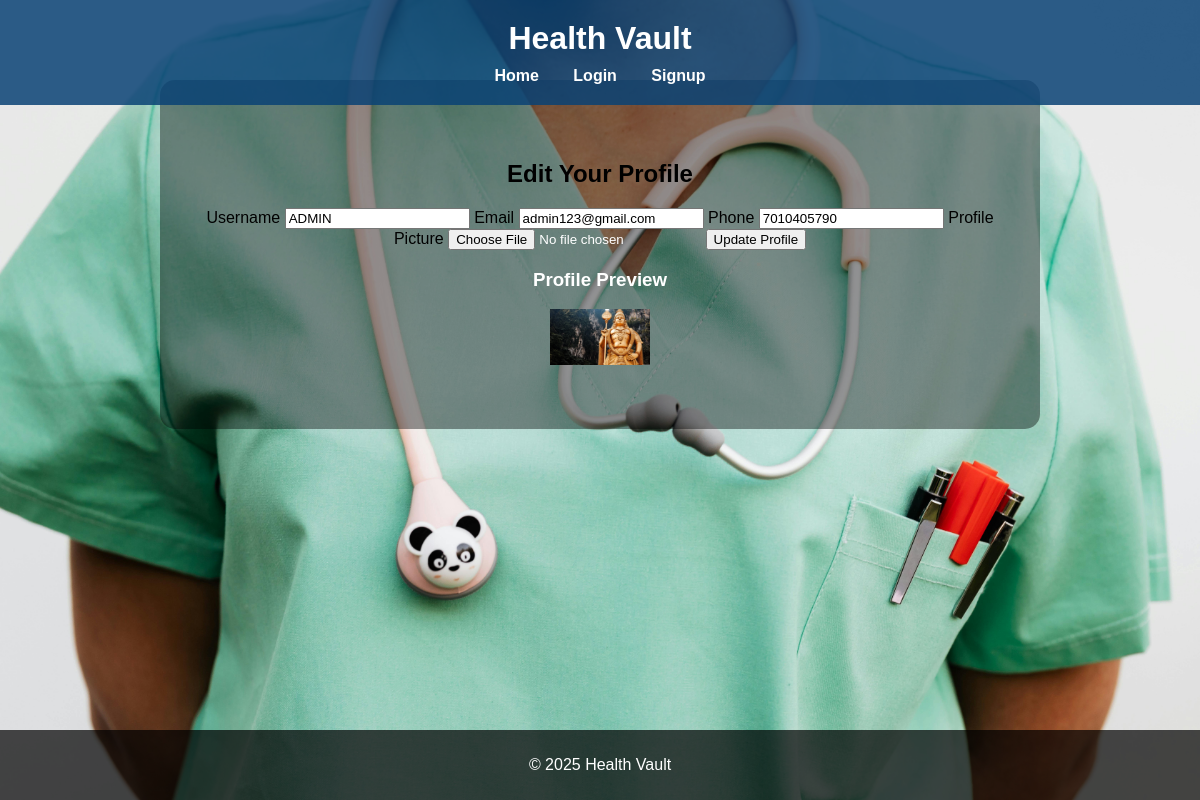
The page /edit_profile (signed in) on the database its author committed.
### app.py (models this page shows)
class User(db.Model):
    id = db.Column(db.Integer, primary_key=True)
    username = db.Column(db.String(150), unique=True, nullable=False)
    email = db.Column(db.String(150), unique=True, nullable=False)
    phone = db.Column(db.String(15), unique=True, nullable=True)
    password = db.Column(db.String(150), nullable=False)
    profile_pic = db.Column(db.String(150), nullable=True)

### app.py (the view, shortened to what this page needs)
@app.route('/edit_profile', methods=['GET', 'POST'])
@login_required
def edit_profile():
    user = User.query.get(session['user_id'])
    return render_template('edit_profile.html', user=user)

### app.py (called while the page is built)
def login_required(f):
    @wraps(f)
    def decorated_function(*args, **kwargs):
        if 'user_id' not in session:
            flash('You must be logged in to access this page.', 'error')
            return redirect(url_for('login'))
        return f(*args, **kwargs)
    return decorated_function

### templates/edit_profile.html (shortened to what this page needs)
{% extends "base.html" %}
{% block content %}
<h2>Edit Your Profile</h2>
<form method="POST" enctype="multipart/form-data">
    <label for="username">Username</label>
    <input type="text" id="username" name="username" value="{{ user.username }}" required>
    <label for="email">Email</label>
    <input type="email" id="email" name="email" value="{{ user.email }}" required>
    <label for="phone">Phone</label>
    <input type="text" id="phone" name="phone" value="{{ user.phone }}">
    <label for="profile_pic">Profile Picture</label>
    <input type="file" id="profile_pic" name="profile_pic">
    <button type="submit">Update Profile</button>
</form>
<h3>Profile Preview</h3>
{% if user.profile_pic %}
    <img src="{{ url_for('static', filename='uploads/' + user.profile_pic) }}" alt="Profile Picture" width="100">
{% else %}
    <img src="{{ url_for('static', filename='uploads/default.jpg') }}" alt="Default Profile Picture" width="100">
{% endif %}
{% endblock %}

### static/css/style.css (style rules this page uses)
body { font-family: Arial, sans-serif; margin: 0; padding: 0; background: url('../images/background.jpg') no-repeat center center fixed; background-size: cover; color: #fff; display: flex; flex-direction: column; justify-content: flex-start; align-items: center; min-height: 100vh; }
h2 { color: black; }
label { color: black; }

### rows shown on the page
User: username "ADMIN", email "admin123@gmail.com", phone "7010405790", profile_pic (picture)
